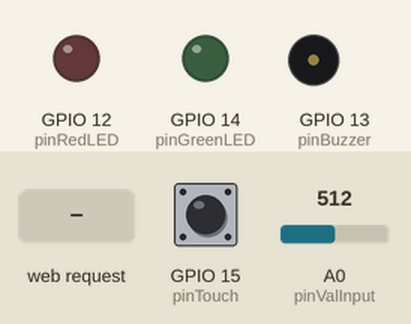
A sketch run on a simulated ESP8266 (NodeMCU). Shown: output pins drawn as LEDs (lit = HIGH), buzzer (waves = sounding, pin HIGH). Dashed ring = blinking. The test bench sets the inputs (shaded band); at power-on: GPIO 15 (pinTouch) LOW, A0 (pinValInput) = 512. WiFi joins after 1.5 s; servers stay silent unless stated; what the sketch prints to the serial monitor is not drawn.

Above: at 2.7 s.
2.8 s: HTTP request GET /CODE_LOCKED received
At 3.2 s:
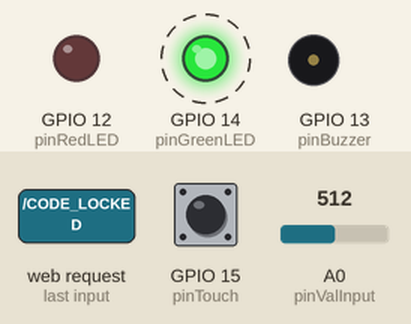
At 4.2 s:
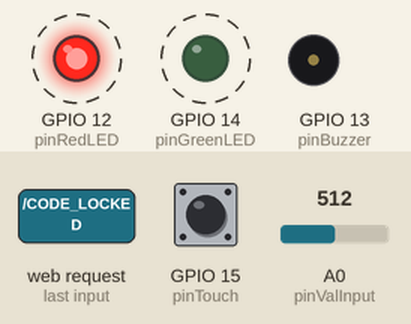
5.8 s: HTTP request GET /MAIN received
Timing chart, 0 to 8.8 s (numbered marks = the images above; inputs shaded):
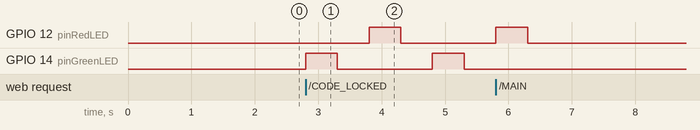

Measured:
- after the input at 2.8 s, GPIO 12 (pinRedLED): LOW → HIGH after 1.0 s, → LOW 0.50 s later; GPIO 14 (pinGreenLED): alternates HIGH for 0.50 s and LOW for 1.5 s, starting at once

The sketch:

Code_final_Ramiara_Tami.ino
```cpp
#include <ESP8266WiFi.h>
#include <math.h>
#include <string>

/////////////////////////server & wifi/////////////////////////////

// WiFi Router Login
const char* SSID = "Huawei M8 20";
const char* password = "bazoomdu83";

// Create the ESP Web Server on port 80
WiFiServer WebServer(80);
// Web Client
WiFiClient client;


/////////////////////////classes/////////////////////////////
class myCode{

  private :

  int code[4];

  protected :

  bool codeIsBlocked = false;

  long timeLocked = 0;

  int failedTry = 0;

  public :

  bool isCodeRight(myCode c){

    bool result = false;

    for(int i=0; i<4; i++){

      if(c.code[i] == code[i]){
        result = true;
      } else {
        result = false;
        break;
      }

    }

    return result;
  }

  void addFailedTry(){
    this->failedTry++;
  }

  bool checkIfBlocked(){
    if(this->failedTry < 3){
      return false;
    } else if(this->failedTry >= 3){
      this->failedTry = 3;
      this->codeIsBlocked = true;
      return true;
    }

  }

  void changeTimeLocked(long val){
    timeLocked = val;
  }

  long getTimeLocked(){
    return timeLocked;
  }

  void unlockCode(){
    this->codeIsBlocked = false;
    this->failedTry = 0;
    this->timeLocked = 0;
  }

  myCode();
  myCode(int c[4]);


};

myCode::myCode(){
  for(int i=0; i<4; i++){
    code[i] = -1;
  }
}

myCode::myCode(int c[4]){
  for(int i=0; i<4; i++){
    code[i]=c[i];
  }
}


class myCodeInput : myCode{
  private :
  int codeIn[4];

  public :

  int * returnCode(){
    return codeIn;
  }

  void changeCode(int input){
    for(int i=0; i<4; i++){

      if(codeIn[i] == -1){
        codeIn[i] = input;
        break;
      }

    }
  }

  String afficheCode(){
    String result = "";

    for(int i=0; i<4; i++){

      if(codeIn[i] == -1){
        break;
      } else {
        result += String(codeIn[i]);
      }

    }
    return result;
  }

  void resetCodeInput(){
    for(int i=0; i<4; i++){
    codeIn[i] = -1;
    }
  }

  myCodeInput();

};

myCodeInput::myCodeInput(){
  for(int i=0; i<4; i++){
    codeIn[i] = -1;
  }
}

bool operator==(myCode c1, myCode c2){
  return c1.isCodeRight(c2);
}
/////////////////////////constants/////////////////////////////

const int pinValInput = A0;
const int pinTouch = 15;
const int pinRedLED = 12;
const int pinGreenLED = 14;
const int pinBuzzer = 13;
bool oldValue = false;
bool validateCode = false;
bool koo = false;
int moo[4] = {1,2,3,4};
int val;

myCode cWanted(moo);
myCodeInput cInput;
String msgCode = "";


/////////////////////////fonctions/////////////////////////////

//retourne la valeur d'entrée reçue via le potentiomètre
int getValInput(){

    float val = analogRead(pinValInput);

    val = 10*(val/1024);

    int result = int(val);

return result;
}

//retourne vrai si le touch sensor est activé, sinon faux.
bool isTouchPressed(){

    if (digitalRead(pinTouch)) {
      return true;
    } else {
      return false;
    }

}

//permet de faire clignoter rapidement les led
void flashLED (char color){
  if (color == 'r'){
    digitalWrite(pinRedLED, HIGH);
    delay(500);
    digitalWrite(pinRedLED, LOW);
    delay(500);
  } else if(color == 'g'){
    digitalWrite(pinGreenLED, HIGH);
    delay(500);
    digitalWrite(pinGreenLED, LOW);
    delay(500);
  }
}


/////////////////////////setup & main/////////////////////////////

void setup() {
  //setup des pins des led et du buzzer
  pinMode(pinRedLED, OUTPUT);
  pinMode(pinGreenLED, OUTPUT);
  pinMode(pinBuzzer, OUTPUT);
  digitalWrite(pinBuzzer, LOW);
  digitalWrite(pinRedLED, LOW);
  digitalWrite(pinGreenLED, LOW);

  Serial.begin(115200);
  delay(10);
  Serial.println();

  //connexion au réseau WiFi
  WiFi.disconnect();
  WiFi.mode(WIFI_STA);
  Serial.print("Connexion à ");
  Serial.println(SSID);
  WiFi.begin(SSID, password);

  while (WiFi.status() != WL_CONNECTED) {
    delay(500);
    Serial.print(".");
  }
  Serial.println("");
  Serial.println("Connecté au WiFi");

  // Start the Web Server
  WebServer.begin();
  Serial.println("Serveur Web démarré");

  // Print the IP address
  Serial.print("Adresse de connexion à l'ESP8266 ");
  Serial.print("http://");
  Serial.print(WiFi.localIP());
  Serial.println("/");

}

void loop() {
  //on regarde si quelqu'un s'est connecté
  client = WebServer.available();
  if (!client) {
    return;
  }

  //on attend que quelqu'un envoie des données

  while (!client.available()) {
    delay(1);
  }

  String request = client.readStringUntil('\r\n');
  Serial.println(request);
  client.flush();

  //pour la detection de page web actuelle
  if (request.indexOf("/CODE_LOCKED") != -1) {
    cWanted.unlockCode(),
    flashLED('g');
    flashLED('r');
    koo = true;
  }
  if (request.indexOf("/MAIN") != -1) {
    koo = false;
  }


  //code html pour la page web
  client.println("HTTP/1.1 200 OK");
  client.println("Content-Type: text/html; charset=UTF-8");
  client.println("");
  client.println("<!DOCTYPE HTML>");
  client.println("<html>");
  client.println("<head>");
  client.println("<title>ESP8266 Demo</title>");
  client.println("<meta http-equiv=\"refresh\" content=\"1\">"); //to refresh the page every second
  client.println("</head>");
  client.println("<body>");


   val = getValInput();
  //si on appuie sur le touch pad et que la valeur n'est pas 10
  //(qu'on définit comme etant celle de validation de code)
  //on change le code entré
  if(isTouchPressed() and val != 10){
    if(!oldValue){
      cInput.changeCode(val);
    }


   //sinon on effectue la comparaison entre code, avec la surcharge de l'opérateur '=='
  } else if(isTouchPressed() and val == 10){
    myCode cAux(cInput.returnCode());
    if(cWanted==cAux){
      client.println("CODE OK");
      flashLED('g');
      cInput.resetCodeInput();
      client.print("<br>");
    } else {
      client.println("ERREUR");
      flashLED('r');
      cWanted.addFailedTry();
      cInput.resetCodeInput();
      cWanted.changeTimeLocked(millis());
      client.print("<br>");
    }
  }
  oldValue = isTouchPressed(); //sert à éviter un appui multiple,
                              //on doit retirer le doigt du touch sensor pour de nouveau en entrer un

  //si le code est bloqué (3 tentatives échouées) on affiche le code correspondant et actionne le buzzer
  //les cas 'else' correspondent à l'affichage relatif aux différentes pages du site web
  if(cWanted.checkIfBlocked() ){
    client.println("Code bloqué ! <a href=\"/CODE_LOCKED\">UNLOCK</a></br> ");
    client.println("Date de blocage :");
    client.println(cWanted.getTimeLocked());
    client.print("<br>");
    digitalWrite(pinBuzzer, LOW);
    delay(500);
    digitalWrite(pinBuzzer, HIGH);
    delay(500);
    digitalWrite(pinBuzzer, LOW);

  } else if(!koo){
  if(val != 10){
  client.println("Valeur en entrée : ");
  client.print(val);
  client.print("<br>");
  } else {
  client.println("Valider code?");
  client.print("<br>");
  }

  client.println("Code entré : ");
  client.print(cInput.afficheCode());
  client.print("<br>");

  client.println("Bouton pressé : ");
  client.print(isTouchPressed());
  client.print("<br>");
  } else if(koo){
    cWanted.unlockCode(),
    flashLED('g');
    flashLED('r');
    client.println("<a href=\"/MAIN\">Back to main menu</a></br>");
  }

  client.println("</body>");
  client.println("</html>");

  delay(1);

}
```

test.cpp
```cpp
#include <iostream>
using namespace std;

int main(){
cout << "coucou" << endl;
return 0;
}
```
